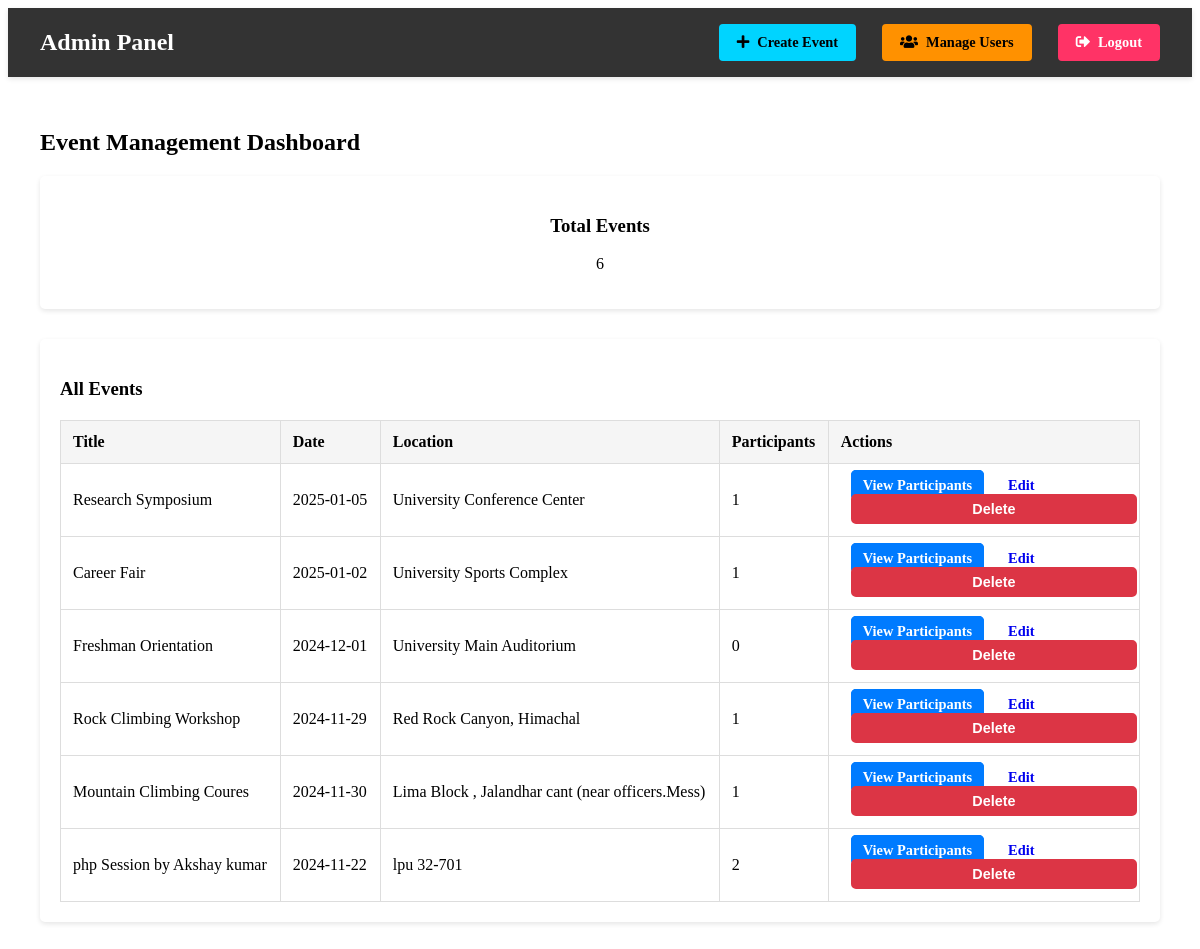
The page /admin/dashboard.php (signed in) on the database its author committed.
### tables this page shows
CREATE TABLE `events` (
  `id` int(11) NOT NULL,
  `title` varchar(255) NOT NULL,
  `description` text NOT NULL,
  `event_date` date NOT NULL,
  `location` varchar(255) NOT NULL,
  `max_participants` int(11) NOT NULL,
  `created_by` int(11) NOT NULL,
  `created_at` timestamp NOT NULL DEFAULT current_timestamp(),
  `updated_at` timestamp NOT NULL DEFAULT current_timestamp() ON UPDATE current_timestamp()
);

### admin/dashboard.php (the view, shortened to what this page needs)
<?php
require_once '../includes/config.php';
$query = "SELECT e.*,
          COUNT(p.id) as participant_count
          FROM events e
          LEFT JOIN participants p ON e.id = p.event_id
          GROUP BY e.id
          ORDER BY e.created_at DESC";
$result = mysqli_query($conn, $query);
?>
<!DOCTYPE html>
<html>
<head>
    <link rel="stylesheet" href="../assets/css/style.css">
    <link rel="stylesheet" href="https://cdnjs.cloudflare.com/ajax/libs/font-awesome/5.15.4/css/all.min.css">
</head>
<body>
    <?php include 'admin_nav.php'; ?>
    <div class="dashboard-container">
        <h2>Event Management Dashboard</h2>
        <div class="stats-cards">
            <div class="stat-card">
                <h3>Total Events</h3>
                <p><?php echo mysqli_num_rows($result); ?></p>
            </div>
        </div>
        <div class="events-table">
            <h3>All Events</h3>
            <table>
                <thead>
                    <tr>
                        <th>Title</th>
                        <th>Date</th>
                        <th>Location</th>
                        <th>Participants</th>
                        <th>Actions</th>
                    </tr>
                </thead>
                <tbody>
                    <?php while ($event = mysqli_fetch_assoc($result)): ?>
                        <tr>
                            <td><?php echo htmlspecialchars($event['title']); ?></td>
                            <td><?php echo $event['event_date']; ?></td>
                            <td><?php echo htmlspecialchars($event['location']); ?></td>
                            <td><?php echo $event['participant_count']; ?></td>
                            <td>
                                <a href="view_participants.php?event_id=<?php echo $event['id']; ?>"
                                   class="btn btn-primary btn-sm">View Participants</a>
                                <a href="edit_event.php?id=<?php echo $event['id']; ?>"
                                   class="btn btn-warning btn-sm">Edit</a>
                                <button onclick="deleteEvent(<?php echo $event['id']; ?>)"
                                        class="btn btn-danger btn-sm">Delete</button>
                            </td>
                        </tr>
                    <?php endwhile; ?>
                </tbody>
            </table>
        </div>
    </div>
</body>
</html>

### assets/css/style.css (style rules this page uses)
.btn { padding: 8px 20px; border-radius: 5px; text-decoration: none; font-weight: 600; transition: all 0.3s ease; margin-left: 10px; }
.btn-primary { background-color: #007bff; color: white; border: 2px solid #007bff; }
.btn-danger { background-color: #dc3545; color: white; border: 2px solid #dc3545; }
button { width: 100%; padding: 10px; background: #007bff; color: white; border: none; border-radius: 4px; cursor: pointer; }
table { width: 100%; border-collapse: collapse; margin-top: 20px; }
th, td { padding: 10px; border: 1px solid #ddd; text-align: left; }
th { background-color: #f5f5f5; }
.stat-card { background: white; padding: 20px; border-radius: 5px; box-shadow: 0 2px 5px rgba(0,0,0,0.1); text-align: center; }

### admin/dashboard.php (style rules this page uses)
.dashboard-container { padding: 2rem; max-width: 1200px; margin: 0 auto; }
.stats-cards { display: grid; grid-template-columns: repeat(auto-fit, minmax(200px, 1fr)); gap: 20px; margin-bottom: 30px; }
.stat-card { background: white; padding: 20px; border-radius: 5px; box-shadow: 0 2px 5px rgba(0,0,0,0.1); text-align: center; }
.events-table { background: white; padding: 20px; border-radius: 5px; box-shadow: 0 2px 5px rgba(0,0,0,0.1); }
table { width: 100%; border-collapse: collapse; }
th, td { padding: 12px; text-align: left; border-bottom: 1px solid #ddd; }
.btn-sm { padding: 5px 10px; font-size: 0.9em; }

### rows shown on the page
events: title "Research Symposium", event_date "2025-01-05", location "University Conference Center", participant_count "1"
events: title "Career Fair", event_date "2025-01-02", location "University Sports Complex", participant_count "1"
events: title "Freshman Orientation", event_date "2024-12-01", location "University Main Auditorium", participant_count "0"
events: title "Rock Climbing Workshop", event_date "2024-11-29", location "Red Rock Canyon, Himachal", participant_count "1"
events: title "Mountain Climbing Coures", event_date "2024-11-30", location "Lima Block , Jalandhar cant (near officers.Mess)", participant_count "1"
events: title "php Session by Akshay kumar", event_date "2024-11-22", location "lpu 32-701", participant_count "2"

### other values the page prints
mysqli_num_rows($result) "6"
